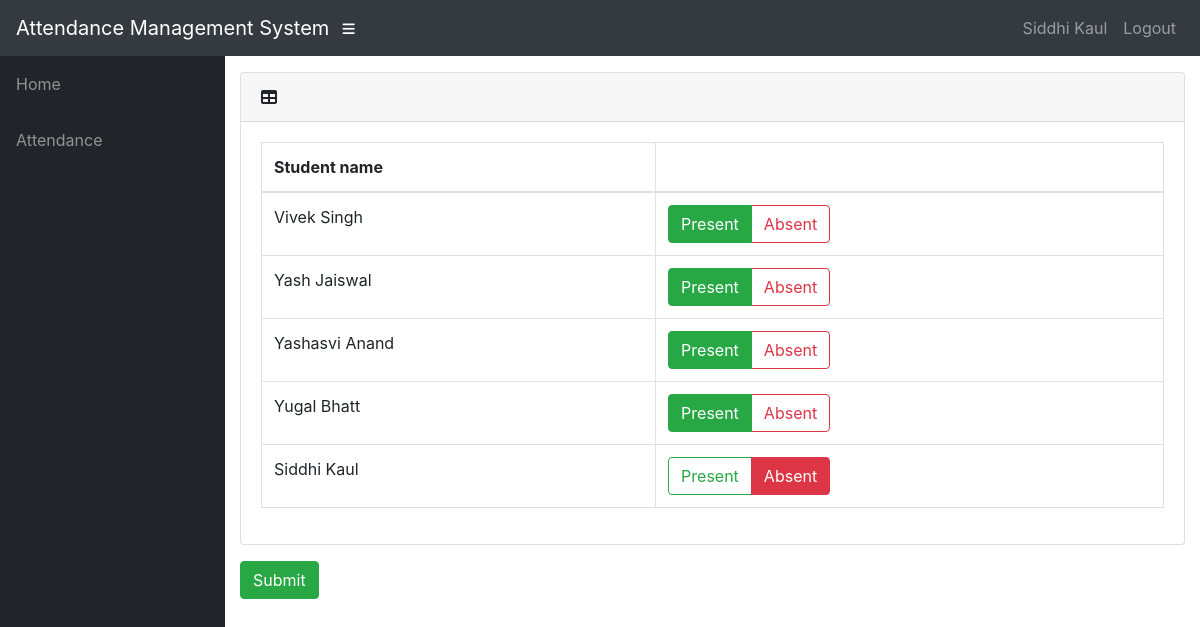
/polls/teacher/5/Edit_att/ (signed in), run on an earlier commit of the app's database.
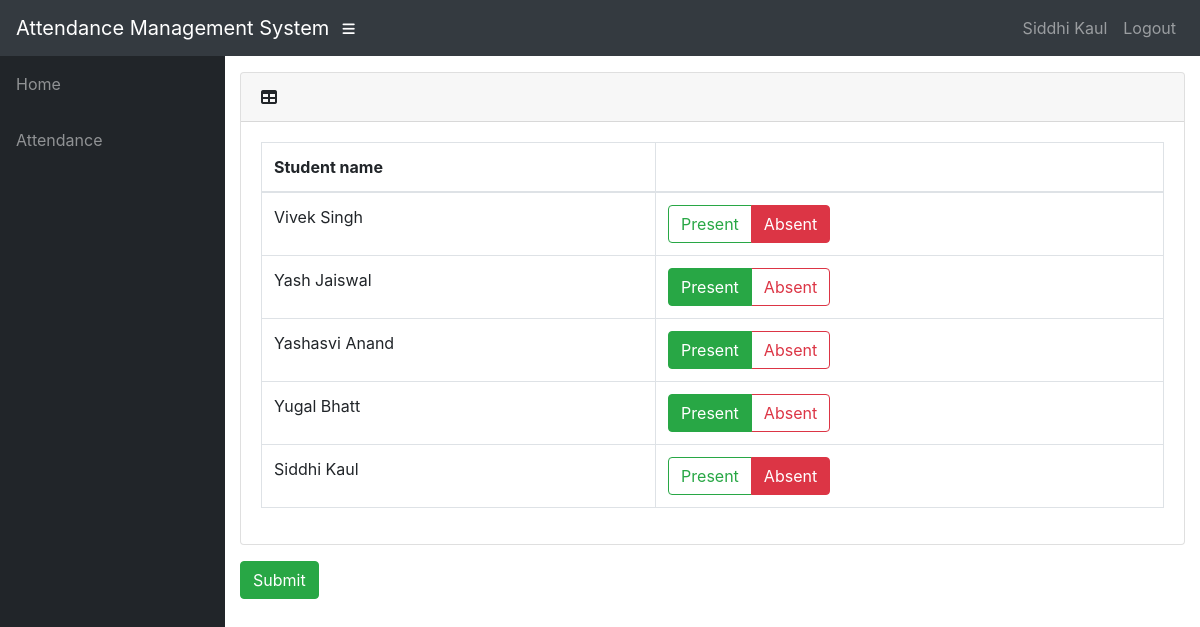
And on a later commit of the database.
### polls/models.py (models this page shows, shortened)
class Attendence(models.Model):
        student=models.ForeignKey(Student,on_delete=models.CASCADE)
        course=models.ForeignKey(Course,on_delete=models.CASCADE)
        status=models.BooleanField(default=True)
        attendenceclass=models.ForeignKey(AttendenceClass,on_delete=models.CASCADE,default=1)
        date=models.DateField(default='01-06-2020')

class Student(models.Model):
        user = models.OneToOneField(User, on_delete=models.CASCADE,null=True)
        name = models.CharField(max_length=200)
        roll_no = models.IntegerField(default=0)
        class_id = models.ForeignKey(Class,on_delete=models.CASCADE,default=1)
        father_name = models.CharField(max_length=100,default=1)
        sex = models.CharField(max_length=10,choices=sex_choice,default='male')

### polls/views.py (the view)
# urls.py: path('teacher/<int:ass_c_id>/Edit_att/',views.edit_att,name='edit_att'),
@login_required()
def edit_att(request,ass_c_id):
	assc=get_object_or_404(AttendenceClass,id=ass_c_id)
	assgn=assc.assign
	cr=assgn.course
	att_list=Attendence.objects.filter(attendenceclass=assc,course=cr)
	context={
		'assc':assc,
		'att_list':att_list,
	}
	return render(request,'polls/t_edit_att.html',context)

### polls/models.py (called while the page is built)
    @property
    def is_student(self):
        if hasattr(self, 'student'):
            return True
        return False

### polls/templates/polls/t_edit_att.html (shortened to what this page needs)
{% extends 'polls/base.html' %}
{% block content %}
<form action="{% url 'confirm' assc.id %}" method="post">
    <div class="card mb-3">
        <div class="card-header">
          <i class="fas fa-table"></i>
         <b>{{ dept1.name }}</b></div>
        <div class="card-body">
          <div class="table-responsive">
            <table class="table table-bordered" id="dataTable" width="100%" cellspacing="0">
              <thead>
                <tr>
                    <th>Student name</th>
                    <th></th>
                </tr>
              </thead>
                <tbody>
                    {% for att in att_list %}
                    <tr>
                    <td>{{att.student.name}}</td>
                    <td>
                        <div class="btn-group btn-group-toggle" data-toggle="buttons">
                                {% if att.status %}
                                <label class="btn btn-outline-success active">
                                    <input type="radio" name="{{ att.student.roll_no }}" id="option1" autocomplete="off" value="present" checked> Present
                                </label>
                                <label class="btn btn-outline-danger">
                                    <input type="radio" name="{{ att.student.roll_no }}" id="option2" autocomplete="off" value="absent"> Absent
                                </label>
                                {% else %}
                                <label class="btn btn-outline-success">
                                    <input type="radio" name="{{ att.student.roll_no }}" id="option1" autocomplete="off" value="present" > Present
                                </label>
                                <label class="btn btn-outline-danger active">
                                    <input type="radio" name="{{ att.student.roll_no }}" id="option2" autocomplete="off" value="absent" checked> Absent
                                </label>
                                {% endif %}
                        </div>
                    </td>
                    </tr>
                {% endfor %}
                </tbody>
            </table>
          </div>
        </div>
      </div>
    <input class="btn btn-success" type="submit" value="Submit">
</form>
{% endblock %}

What changed in the data, as far as the page shows it:
changed Attendence "Vivek Singh": status True → False (drawn)
